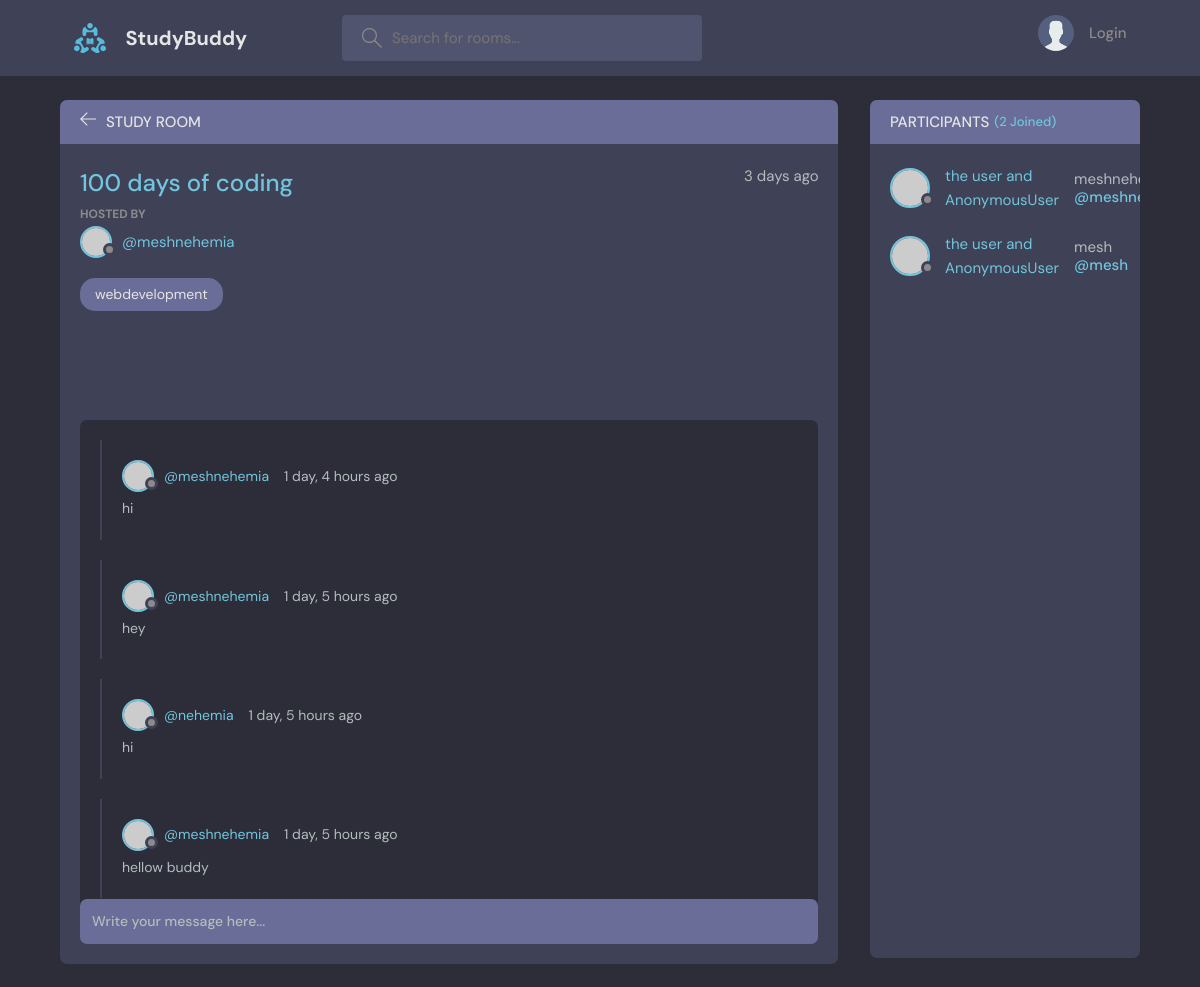
The page /room/2/ on the database as committed earlier.
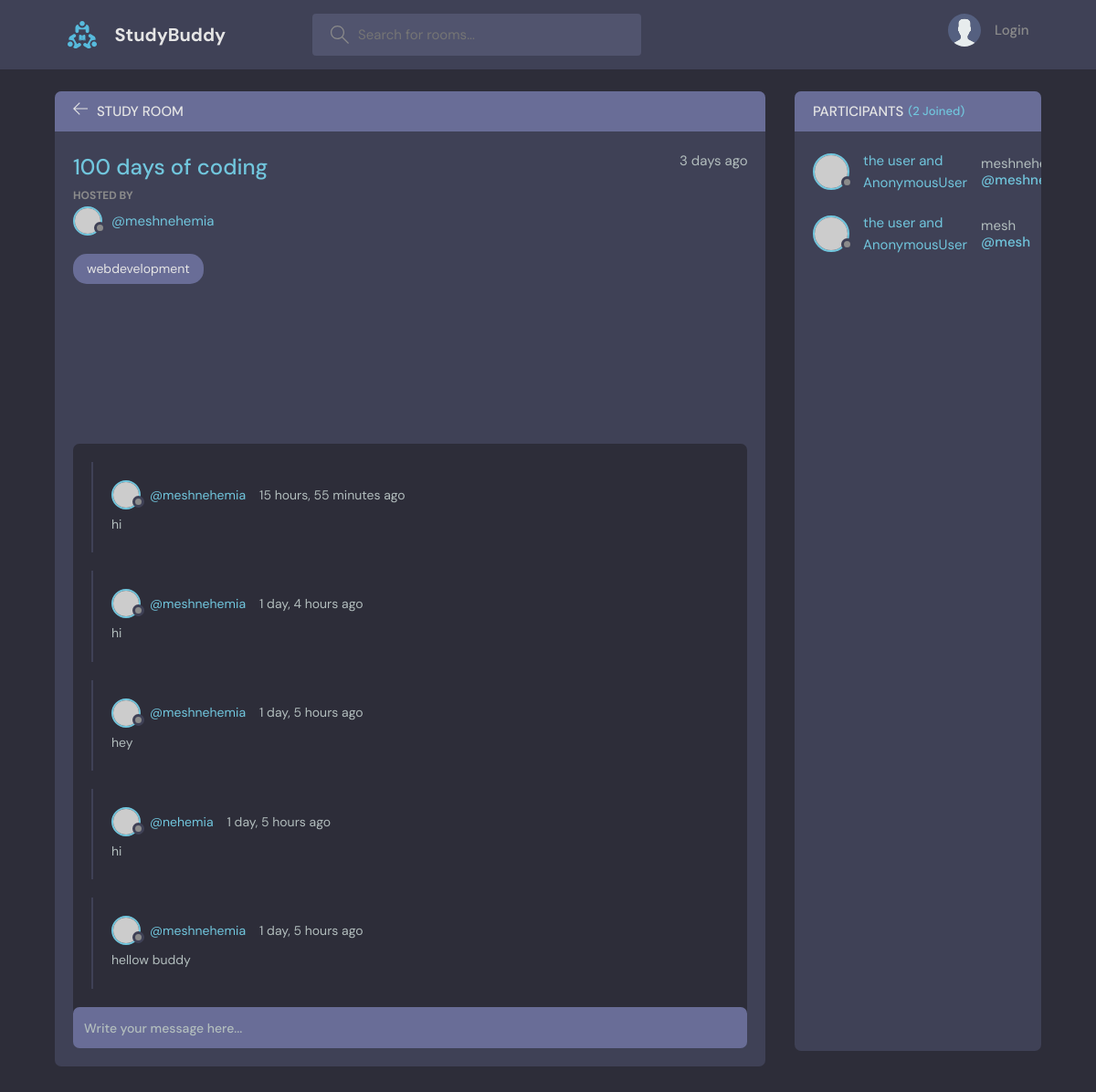
The same page on the database as committed later.
### socialmedia/models.py (models this page shows, shortened)
class Message(models.Model):
    user = models.ForeignKey(User,on_delete=models.CASCADE)
    room = models.ForeignKey(Room,on_delete=models.CASCADE)
    body =models.TextField()
    updated =models.DateTimeField(auto_now=True)
    created =models.DateTimeField(auto_now_add=True)
    class Meta:
        ordering =['-updated' , '-created']

### socialmedia/views.py (the view, shortened to what this page needs)
# urls.py: path('room/<str:pk>/',views.room, name='room'),
def room(request,pk):
    room =Room.objects.get(id=pk)
    room_messages =room.message_set.all().order_by('-created')
    participants = room.participants.all()
    context = {'rooms':room,'room_messages':room_messages,'participants':participants}
    return render(request,'socialmedia/room.html' ,context)

### socialmedia/models.py (called while the page is built)
    def __str__(self):
        return self.name

### socialmedia/templates/socialmedia/room.html (shortened to what this page needs)
{%extends 'main.html'%}
{% block content%}
    <main class="profile-page layout layout--2">
      <div class="container">
        <div class="room">
          <div class="room__top">
            <div class="room__topLeft">
              <a href="{% url 'home' %}">
                <svg version="1.1" xmlns="http://www.w3.org/2000/svg" width="32" height="32" viewBox="0 0 32 32">
                  <title>arrow-left</title>
                  <path
                    d="M13.723 2.286l-13.723 13.714 13.719 13.714 1.616-1.611-10.96-10.96h27.625v-2.286h-27.625l10.965-10.965-1.616-1.607z"
                  ></path>
                </svg>
              </a>
              <h3>Study Room</h3>
            </div>
          </div>
          <div class="room__box scroll">
            <div class="room__header scroll">
              <div class="room__info">
                <h3>{{rooms.name}}</h3>
                <span>{{rooms.created|timesince}} ago</span>
              </div>
              <div class="room__hosted">
                <p>Hosted By</p>
                <a href="{% url 'user-profile' rooms.host.id  %}" class="room__author">
                  <div class="avatar avatar--small">
                    <img src="https://randomuser.me/api/portraits/men/37.jpg" />
                  </div>
                  <span>@{{rooms.host.username }}</span>
                </a>
              </div>
              <span class="room__topics">{{rooms.topic}}</span>
            </div>
            <div class="room__conversation">
              <div class="threads scroll">
                {% for message in room_messages %}
                  <div class="thread">
                    <div class="thread__top">
                      <div class="thread__author">
                        <a href="{% url 'user-profile' message.user.id %}" class="thread__authorInfo">
                          <div class="avatar avatar--small">
                            <img src="https://randomuser.me/api/portraits/men/37.jpg" />
                          </div>
                        <span>@{{message.user.username}}</span>
                        </a>
                        <span class="thread__date">{{message.created|timesince}} ago</span>
                      </div>
                    </div>
                    <div class="thread__details">
                      {{message.body}}
                    </div>
                  </div>
                {% endfor %}
              </div>
            </div>
          </div>
          <div class="room__message">
            <form action="#"><input name="" placeholder="Write your message here..." /></form>
          </div>
        </div>
        <div class="participants">
          <h3 class="participants__top">Participants <span>({{participants.count}} Joined)</span></h3>
          <div class="participants__list scroll">
            {%for user in participants%}
              <a href="{%url 'user-profile' user.id %}" class="participant">
                <div class="avatar avatar--medium">
                  <img src="https://randomuser.me/api/portraits/men/37.jpg" />
                </div>
                the user
                and {{request.user}}
                <p>
                  {{user.username}}
                  <span>@{{user.username}}</span>
                </p>
              </a>
           {%endfor%}
          </div>
        </div>
      </div>
    </main>
 {%endblock content%}

Rows that differ between the two databases and show on the page:
added Message: user.username "meshnehemia", created "15 hours, 55 minutes", body "hi"
